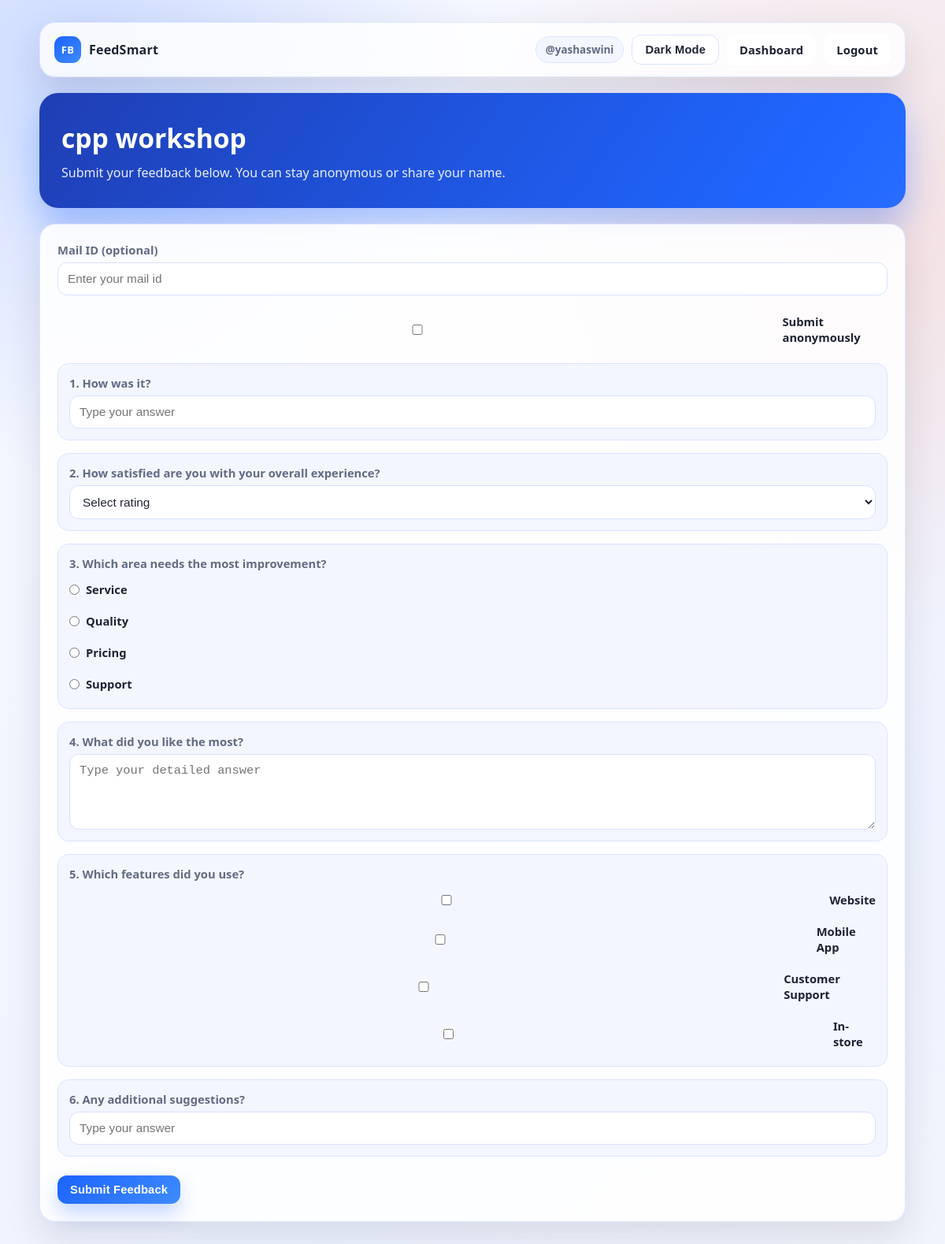
/respond/3 (signed in), run on the app's committed database.
### models.py (models this page shows)
class Form(db.Model):
    id = db.Column(db.Integer, primary_key=True)
    title = db.Column(db.String(200), nullable=False)
    user_id = db.Column(db.Integer, db.ForeignKey('user.id'))
    closing_at = db.Column(DateTime, nullable=True)

class Question(db.Model):
    id = db.Column(db.Integer, primary_key=True)
    form_id = db.Column(db.Integer, db.ForeignKey('form.id'))
    text = db.Column(db.String(300))
    qtype = db.Column(db.String(50))
    options = db.Column(db.String(500))

### app.py (the view, shortened to what this page needs)
@app.route('/respond/<int:form_id>', methods=['GET', 'POST'])
def public_form(form_id):
    form = Form.query.get_or_404(form_id)
    questions = Question.query.filter_by(form_id=form_id).all()
    closed = is_form_closed(form)
    return render_template(
        'fill_form.html',
        form=form,
        questions=questions,
        public_mode=True,
        share_url=None,
        is_closed=closed,
    )

### app.py (called while the page is built)
def is_form_closed(form):
    return bool(form.closing_at and datetime.utcnow() > form.closing_at)

@app.context_processor
def inject_user():
    return {'current_username': session.get('username')}

### templates/fill_form.html (shortened to what this page needs)
<!DOCTYPE html>
<html>
<head>
    <link rel="stylesheet" href="/static/style.css">
</head>
<body>
    <main class="page">
        <header class="topbar reveal">
            <a class="brand" href="{{ '/home' if current_username else '/' }}">
                <span class="brand-badge">FB</span>
                <span>FeedSmart</span>
            </a>
            <nav class="nav-links">
                {% if current_username %}
                    <span class="user-pill">@{{ current_username }}</span>
                {% endif %}
                <button type="button" class="btn btn-secondary theme-toggle" onclick="toggleTheme()">Theme</button>
                {% if public_mode %}
                    {% if current_username %}
                        <a href="/home" class="btn-link btn btn-secondary">Dashboard</a>
                        <a href="/logout" class="btn-link btn btn-secondary">Logout</a>
                    {% else %}
                        <a href="/login" class="btn-link btn btn-secondary">Login</a>
                    {% endif %}
                {% else %}
                    <a href="/home" class="btn-link btn btn-secondary">Home</a>
                    <a href="/summary/{{ form.id }}" class="btn-link btn btn-accent">Summary</a>
                    <a href="/logout" class="btn-link btn btn-secondary">Logout</a>
                {% endif %}
            </nav>
        </header>
        <section class="hero reveal delay-1">
            <h2>{{ form.title }}</h2>
            <p>
                {% if public_mode %}
                    Submit your feedback below. You can stay anonymous or share your name.
                {% else %}
                    Owner preview mode. This is how the public response form looks.
                {% endif %}
            </p>
        </section>
        <section class="section reveal delay-2">
            <form method="post" class="form-shell">
                <div class="field">
                    <label for="username">Mail ID (optional)</label>
                    <input id="username" name="username" placeholder="Enter your mail id " {% if is_closed %}disabled{% endif %}>
                </div>
                <label class="option-row">
                    <input type="checkbox" name="anonymous" {% if is_closed %}disabled{% endif %}>
                    <span>Submit anonymously</span>
                </label>
                {% for q in questions %}
                <div class="question-card reveal delay-3">
                    <div class="field">
                        <label>{{ loop.index }}. {{ q.text }}</label>
                        {% if q.qtype == 'text' %}
                            <input name="q_{{ q.id }}" placeholder="Type your answer" {% if is_closed %}disabled{% endif %}>
                        {% elif q.qtype == 'longtext' %}
                            <textarea name="q_{{ q.id }}" rows="4" placeholder="Type your detailed answer" {% if is_closed %}disabled{% endif %}></textarea>
                        {% elif q.qtype == 'rating' %}
                            <select name="q_{{ q.id }}" {% if is_closed %}disabled{% endif %}>
                                <option value="">Select rating</option>
                            </select>
                        {% elif q.qtype == 'mcq' %}
                            {% for opt in q.options.split(',') %}
                                <label class="option-row">
                                    <input type="radio" name="q_{{ q.id }}" value="{{ opt.strip() }}" {% if is_closed %}disabled{% endif %}>
                                    <span>{{ opt.strip() }}</span>
                                </label>
                            {% endfor %}
                        {% elif q.qtype == 'checkbox' %}
                            {% for opt in q.options.split(',') %}
                                <label class="option-row">
                                    <input type="checkbox" name="q_{{ q.id }}" value="{{ opt.strip() }}" {% if is_closed %}disabled{% endif %}>
                                    <span>{{ opt.strip() }}</span>
                                </label>
                            {% endfor %}
                        {% endif %}
                    </div>
                </div>
                {% endfor %}
                <div class="actions">
                    <button type="submit" class="btn btn-primary" {% if is_closed %}disabled{% endif %}>Submit Feedback</button>
                </div>
            </form>
        </section>
    </main>
</body>
</html>

### static/style.css (style rules this page uses)
:root { --bg: #f7f8ff; --surface: #ffffff; --surface-soft: #f3f6ff; --text: #1f2433; --muted: #636b84; --primary: #1d63ff; --primary-2: #3e8bff; --accent: #ff7c57; --border: #dbe4ff; --shadow: 0 18px 45px rgba(31, 36, 51, 0.12); --radius-lg: 20px; --radius-md: 14px; }
* { box-sizing: border-box; }
body { margin: 0; min-height: 100vh; font-family: "Segoe UI", "Trebuchet MS", Arial, sans-serif; color: var(--text); background: radial-gradient(circle at 8% 5%, rgba(29, 99, 255, 0.2), transparent 28%), radial-gradient(circle at 92% 18%, rgba(255, 124, 87, 0.18), transparent 32%), linear-gradient(145deg, #f8f9ff 0%, #eef3ff 45%, #fff8f3 100%); background-size: 100% 100%, 100% 100%, 170% 170%; animation: bgDrift 18s ease-in-out infinite; transition: background 0.4s ease, color 0.3s ease; }
.page { width: min(1100px, 92vw); margin: 28px auto 44px; }
.topbar { display: flex; align-items: center; justify-content: space-between; gap: 14px; background: color-mix(in srgb, var(--surface) 82%, transparent); backdrop-filter: blur(8px); border: 1px solid color-mix(in srgb, var(--border) 85%, transparent); border-radius: var(--radius-lg); box-shadow: var(--shadow); padding: 14px 18px; }
.brand { display: flex; align-items: center; gap: 10px; font-weight: 800; color: var(--text); text-decoration: none; letter-spacing: 0.2px; }
.brand-badge { width: 34px; height: 34px; border-radius: 11px; background: linear-gradient(145deg, var(--primary), var(--primary-2)); color: #fff; display: grid; place-items: center; font-size: 13px; font-weight: 900; }
.nav-links { display: flex; gap: 10px; flex-wrap: wrap; align-items: center; }
.user-pill { background: var(--surface-soft); color: var(--muted); border: 1px solid var(--border); border-radius: 999px; padding: 7px 12px; font-size: 0.84rem; font-weight: 700; }
.hero { margin-top: 20px; background: linear-gradient(125deg, #1f3eb4 0%, #1f66ff 48%, #5e93ff 100%); background-size: 180% 180%; color: #fff; border-radius: 24px; padding: 34px 28px; box-shadow: 0 22px 45px rgba(29, 99, 255, 0.35); animation: gradientShift 11s ease-in-out infinite; }
.hero h1, .hero h2 { margin: 0; font-size: clamp(1.7rem, 2.8vw, 2.5rem); }
.hero p { margin: 10px 0 0; color: rgba(255, 255, 255, 0.9); max-width: 760px; }
.section { margin-top: 20px; background: color-mix(in srgb, var(--surface) 88%, transparent); border: 1px solid color-mix(in srgb, var(--border) 90%, transparent); border-radius: var(--radius-lg); box-shadow: var(--shadow); padding: 22px; }
.form-shell { display: grid; gap: 16px; }
.field { display: flex; flex-direction: column; gap: 6px; }
label { font-size: 0.92rem; color: var(--muted); font-weight: 600; }
input, select, textarea { width: 100%; border: 1px solid color-mix(in srgb, var(--border) 88%, #bfcaf3); background: var(--surface); border-radius: 12px; padding: 11px 12px; font-size: 0.96rem; color: var(--text); transition: border-color 0.2s ease, box-shadow 0.2s ease, background 0.3s ease; }
.question-card { border: 1px solid var(--border); border-radius: 14px; background: var(--surface-soft); padding: 14px; transition: transform 0.25s ease, box-shadow 0.25s ease; animation: floatCard 4.5s ease-in-out infinite; }
.option-row { display: flex; align-items: center; gap: 8px; margin: 7px 0; color: var(--text); }
.option-row input[type="radio"] { width: auto; margin: 0; }
.actions { display: flex; flex-wrap: wrap; gap: 10px; margin-top: 8px; }
.btn, button, a.btn-link { border: 0; border-radius: 12px; padding: 10px 16px; font-weight: 700; font-size: 0.92rem; letter-spacing: 0.15px; text-decoration: none; cursor: pointer; transition: transform 0.15s ease, box-shadow 0.2s ease, background 0.2s ease; }
.btn-primary, button[type="submit"] { color: #fff; background: linear-gradient(135deg, var(--primary) 0%, var(--primary-2) 100%); box-shadow: 0 12px 24px rgba(29, 99, 255, 0.25); }
.btn-secondary { color: var(--text); background: var(--surface); border: 1px solid var(--border); }
.theme-toggle { min-width: 100px; }
.reveal { opacity: 0; transform: translateY(18px); animation: riseIn 0.65s ease forwards; }
.delay-1 { animation-delay: 0.08s; }
.delay-2 { animation-delay: 0.16s; }
.delay-3 { animation-delay: 0.24s; }

### data on the page
Form: title "cpp workshop"
Question: text "How was it?"
Question: text "How satisfied are you with your overall experience?"
Question: text "Which area needs the most improvement?", strip "Service" "Quality" "Pricing" "Support"
Question: text "What did you like the most?", id "Type your detailed answer"
Question: text "Which features did you use?", strip "Website" "Mobile App" "Customer Support" "In-store"
Question: text "Any additional suggestions?"

### other printed values
{{ current_username }} "yashaswini"
